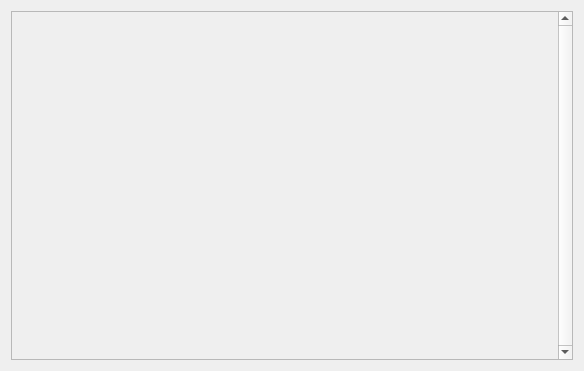
<?xml version="1.0" encoding="UTF-8"?>
<ui version="4.0">
 <class>Form</class>
 <widget class="QWidget" name="Form">
  <property name="geometry">
   <rect>
    <x>0</x>
    <y>0</y>
    <width>584</width>
    <height>371</height>
   </rect>
  </property>
  <property name="windowTitle">
   <string>Form</string>
  </property>
  <layout class="QGridLayout" name="gridLayout">
   <item row="0" column="0">
    <layout class="QGridLayout" name="gridLayout_2">
     <item row="0" column="0">
      <widget class="QScrollArea" name="scrollArea">
       <property name="verticalScrollBarPolicy">
        <enum>Qt::ScrollBarAlwaysOn</enum>
       </property>
       <property name="sizeAdjustPolicy">
        <enum>QAbstractScrollArea::AdjustToContents</enum>
       </property>
       <property name="widgetResizable">
        <bool>true</bool>
       </property>
       <widget class="QWidget" name="scrollAreaWidget">
        <property name="geometry">
         <rect>
          <x>0</x>
          <y>0</y>
          <width>541</width>
          <height>349</height>
         </rect>
        </property>
       </widget>
      </widget>
     </item>
    </layout>
   </item>
  </layout>
 </widget>
 <resources/>
 <connections/>
</ui>
